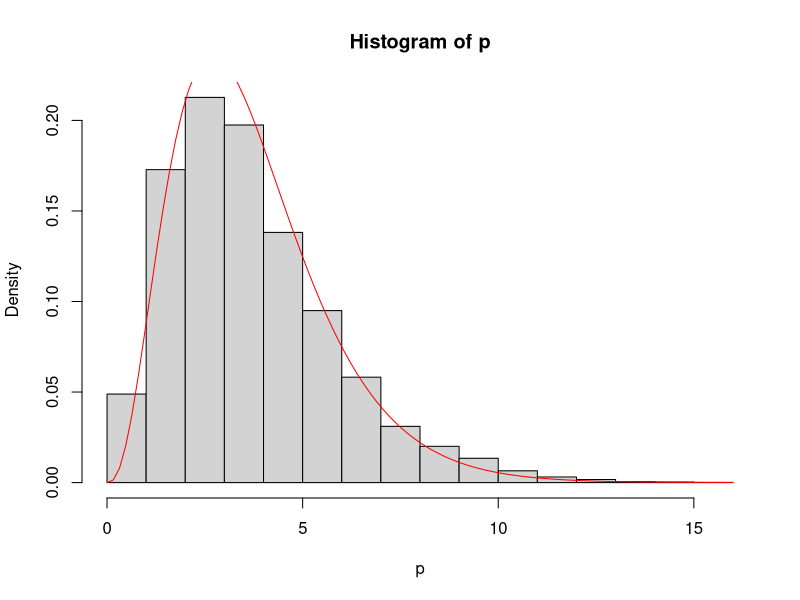
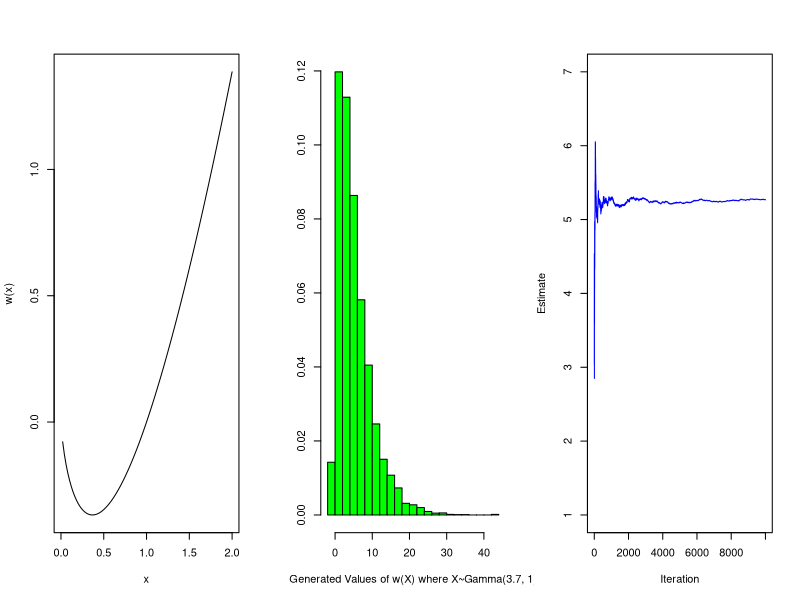

Here is the R script that generated these plots, in order:
## ---- chunk 1
knitr::opts_chunk$set(echo = TRUE)
## ---- chunk 2

# Simulation from Gamma(alpha,1) distribution using accept-reject 
# and a Gamma(a,b) proposal distribution.

gammasim <- function(n=10000, alfa=3.7) 
{
  a=3
  b=a/alfa
  e = NULL
  x = NULL
  
  for (i in 1:n) {
    
    y = rgamma(1,a,b)
    u = runif(1)
    
    k = b^(-a)*y^(alfa-a)*exp(-(1-b)*y)
      
    if (u < k) x = c(x,y)
  }
  return(x)
}
p = gammasim()
hist(p, freq = FALSE)
curve(dgamma(x,3.7,1), add=TRUE,col='red')
## ---- chunk 3
# Monte carlo integration

mci_int <- function(n) 
{
  n <- 10000 
  u <- rgamma(n, 3.7, 1)
  seq <- 1:(n)
  
  # The function to be integrated:
  
  mci.ex <- function(x) x*log(x)
  
  par(mfrow=c(1,3))
  
  curve(mci.ex(x),xlab="x",ylab="w(x)", from = 0, to = 2)
  
  #plot(function(x) mci.ex(x),xlim=c(0,2),ylim=c(-.7,.7),xlab="x",ylab="w(x)")
  
  # The monte carlo sum:
  
  w_x <- mci.ex(u)
  
  hplot <- cumsum(w_x)/seq
  
  # stdh <- sqrt( cumsum(w_x^2)/seq - (w_x)^2) Nan produced???
  
  par(new=F)
  
  hist(w_x, xlab="Generated Values of w(X) where X~Gamma(3.7, 1)",
       freq=F,col="green",breaks=30,ylab="",main="")
  
  par(new=F)
  
  plot(hplot,type="l",col="blue",xlab="Iteration",
       ylab="Estimate", xlim=c(1,n), ylim=c(1,7))
  
  # par(new=T)
  
  # plot(hplot+stdh/sqrt(seq),type="l",col="green",xlab="",
  #      ylab="",lty=2)
  
  # par(new=T)
  
  # plot(hplot-stdh/sqrt(seq),type="l",col="red",
  #     xlab="",ylab="",lty=2)
  return(1/n*sum(w_x))  
}
k = mci_int(10000)

cat(k)


